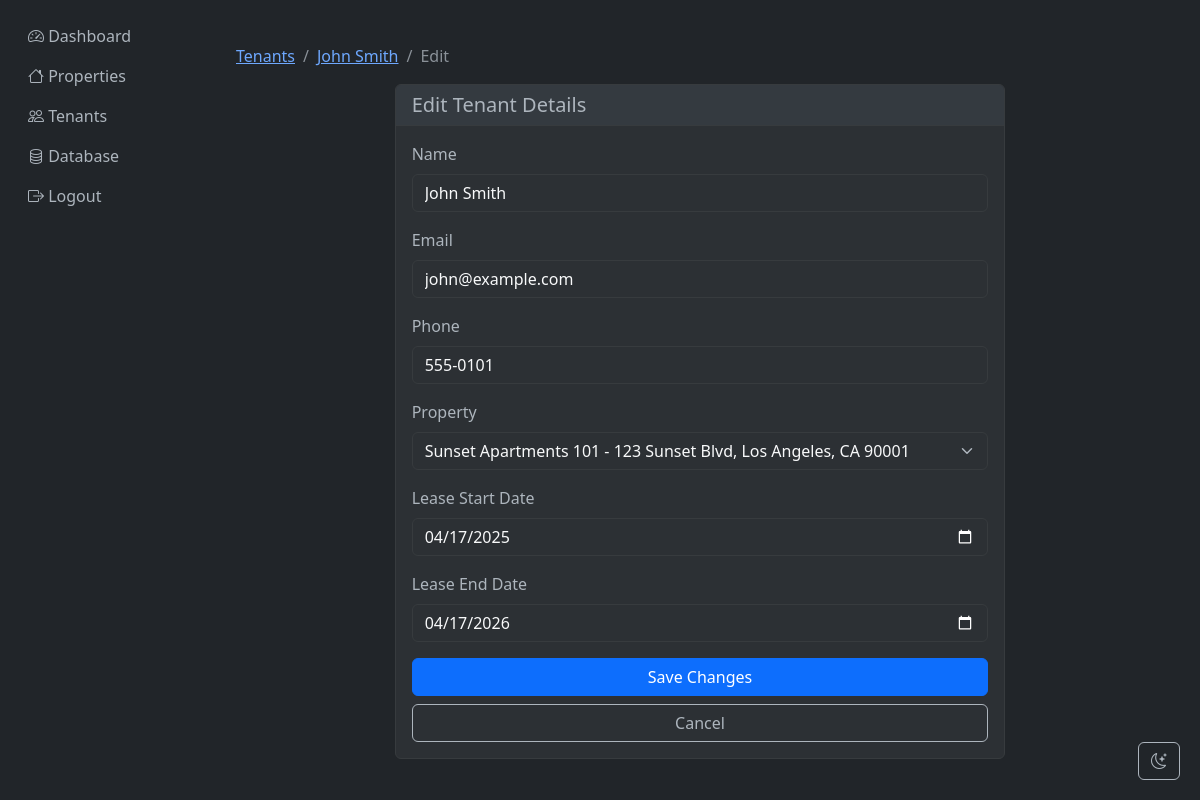
Page /tenants/1/edit (signed in) on the committed database.
### app/models.py (models this page shows, shortened)
class Tenant(db.Model):
    id = db.Column(db.Integer, primary_key=True)
    name = db.Column(db.String(100), nullable=False)
    email = db.Column(db.String(120), nullable=False)
    phone = db.Column(db.String(20), nullable=False)
    property_id = db.Column(db.Integer, db.ForeignKey('property.id'), nullable=False)
    lease_start = db.Column(db.Date, nullable=False)
    lease_end = db.Column(db.Date, nullable=False)
    rent_payments = db.relationship('RentPayment', backref='tenant', lazy=True)
    maintenance_requests = db.relationship('MaintenanceRequest', backref='tenant', lazy=True)

class Property(db.Model):
    id = db.Column(db.Integer, primary_key=True)
    name = db.Column(db.String(100), nullable=False)
    address = db.Column(db.String(200), nullable=False)
    type = db.Column(db.String(50), nullable=False)  # apartment, house, commercial
    status = db.Column(db.String(20), nullable=False)  # vacant, occupied, maintenance
    rent_amount = db.Column(db.Float, nullable=False)
    owner_id = db.Column(db.Integer, db.ForeignKey('user.id'), nullable=False)
    tenants = db.relationship('Tenant', backref='property', lazy=True)
    maintenance_requests = db.relationship('MaintenanceRequest', backref='property', lazy=True)

### app/routes/tenants.py (the view, shortened to what this page needs)
@bp.route('/tenants/<int:tenant_id>/edit', methods=['GET', 'POST'])
@login_required
def edit_tenant(tenant_id):
    tenant = Tenant.query.get_or_404(tenant_id)
    if tenant.property.owner_id != current_user.id:
        flash('You do not have permission to edit this tenant.', 'danger')
        return redirect(url_for('tenants.list_tenants'))
    properties = Property.query.filter_by(owner_id=current_user.id).all()
    return render_template('tenants/edit.html',
                         tenant=tenant,
                         properties=properties)

### app/templates/tenants/edit.html (shortened to what this page needs)
{% extends "base.html" %}
{% block content %}
<div class="container mt-4">
    <nav aria-label="breadcrumb">
        <ol class="breadcrumb">
            <li class="breadcrumb-item"><a href="{{ url_for('tenants.list_tenants') }}">Tenants</a></li>
            <li class="breadcrumb-item"><a href="{{ url_for('tenants.view_tenant', tenant_id=tenant.id) }}">{{ tenant.name }}</a></li>
            <li class="breadcrumb-item active" aria-current="page">Edit</li>
        </ol>
    </nav>
    <div class="row justify-content-center">
        <div class="col-md-8">
            <div class="card">
                <div class="card-header">
                    <h5 class="card-title mb-0">Edit Tenant Details</h5>
                </div>
                <div class="card-body">
                    <form method="POST">
                        <div class="mb-3">
                            <label for="name" class="form-label">Name</label>
                            <input type="text" class="form-control" id="name" name="name" value="{{ tenant.name }}" required>
                        </div>
                        <div class="mb-3">
                            <label for="email" class="form-label">Email</label>
                            <input type="email" class="form-control" id="email" name="email" value="{{ tenant.email }}" required>
                        </div>
                        <div class="mb-3">
                            <label for="phone" class="form-label">Phone</label>
                            <input type="tel" class="form-control" id="phone" name="phone" value="{{ tenant.phone }}" required>
                        </div>
                        <div class="mb-3">
                            <label for="property_id" class="form-label">Property</label>
                            <select class="form-select" id="property_id" name="property_id" required>
                                {% for property in properties %}
                                    <option value="{{ property.id }}" {% if property.id == tenant.property_id %}selected{% endif %}>
                                        {{ property.name }} - {{ property.address }}
                                    </option>
                                {% endfor %}
                            </select>
                        </div>
                        <div class="mb-3">
                            <label for="lease_start" class="form-label">Lease Start Date</label>
                            <input type="date" class="form-control" id="lease_start" name="lease_start"
                                   value="{{ tenant.lease_start.strftime('%Y-%m-%d') }}" required>
                        </div>
                        <div class="mb-3">
                            <label for="lease_end" class="form-label">Lease End Date</label>
                            <input type="date" class="form-control" id="lease_end" name="lease_end"
                                   value="{{ tenant.lease_end.strftime('%Y-%m-%d') }}" required>
                        </div>
                        <div class="d-grid gap-2">
                            <button type="submit" class="btn btn-primary">
                                 Save Changes
                            </button>
                            <a href="{{ url_for('tenants.view_tenant', tenant_id=tenant.id) }}" class="btn btn-outline-secondary">
                                 Cancel
                            </a>
                        </div>
                    </form>
                </div>
            </div>
        </div>
    </div>
</div>
{% endblock %}

### app/templates/base.html (style rules this page uses)
.card { background-color: #2c3034; border-color: #373b3e; }
.card-header { background-color: #343a40; border-bottom-color: #373b3e; }
.form-control, .form-select { background-color: #2c3034; border-color: #373b3e; color: #f8f9fa; }
.btn-outline-secondary { color: #adb5bd; border-color: #adb5bd; }

### rows in the picture
Tenant: name "John Smith", email "john@example.com", phone "555-0101", property_id "Sunset Apartments 101 - 123 Sunset Blvd, Los Angeles, CA 90001", lease_start "04/17/2025", lease_end "04/17/2026"
